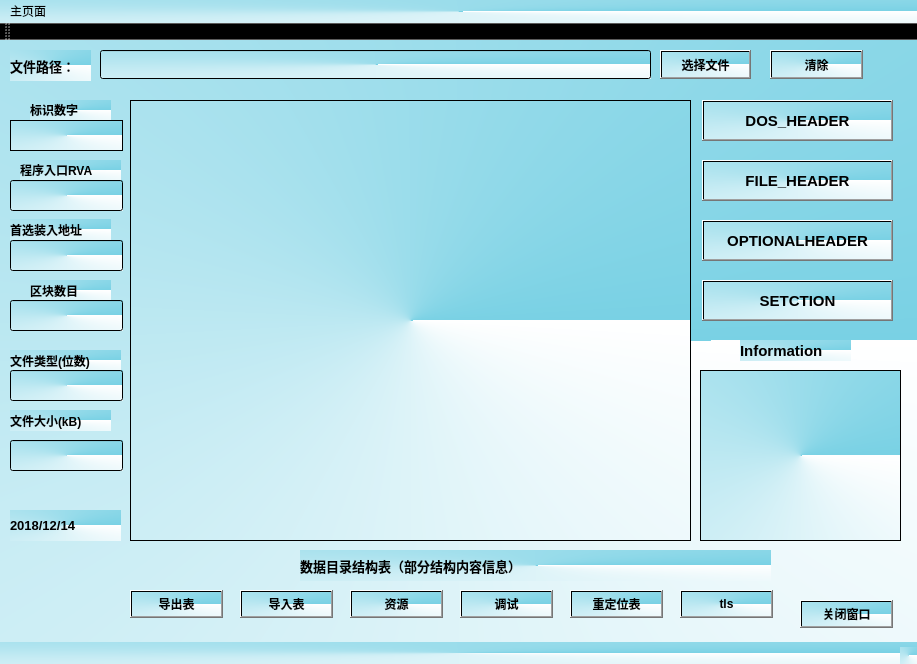
<?xml version="1.0" encoding="UTF-8"?>
<ui version="4.0">
 <class>PE_Widget</class>
 <widget class="QMainWindow" name="PE_Widget">
  <property name="windowModality">
   <enum>Qt::NonModal</enum>
  </property>
  <property name="geometry">
   <rect>
    <x>0</x>
    <y>0</y>
    <width>917</width>
    <height>664</height>
   </rect>
  </property>
  <property name="minimumSize">
   <size>
    <width>905</width>
    <height>632</height>
   </size>
  </property>
  <property name="maximumSize">
   <size>
    <width>920</width>
    <height>670</height>
   </size>
  </property>
  <property name="windowTitle">
   <string>PE_Widget</string>
  </property>
  <property name="styleSheet">
   <string notr="true">background-color: qconicalgradient(cx:0.5, cy:0.5, angle:0, stop:0 rgba(121, 209, 228, 255), stop:1 rgba(255, 255, 255, 255));</string>
  </property>
  <widget class="QWidget" name="centralWidget">
   <widget class="QLineEdit" name="lineEdit">
    <property name="geometry">
     <rect>
      <x>100</x>
      <y>10</y>
      <width>551</width>
      <height>29</height>
     </rect>
    </property>
    <property name="readOnly">
     <bool>true</bool>
    </property>
   </widget>
   <widget class="QPushButton" name="pushButton">
    <property name="geometry">
     <rect>
      <x>660</x>
      <y>10</y>
      <width>91</width>
      <height>29</height>
     </rect>
    </property>
    <property name="font">
     <font>
      <family>华文行楷</family>
      <weight>75</weight>
      <bold>true</bold>
     </font>
    </property>
    <property name="text">
     <string>选择文件</string>
    </property>
   </widget>
   <widget class="QPushButton" name="pushButton_2">
    <property name="geometry">
     <rect>
      <x>770</x>
      <y>10</y>
      <width>93</width>
      <height>29</height>
     </rect>
    </property>
    <property name="font">
     <font>
      <family>华文行楷</family>
      <weight>75</weight>
      <bold>true</bold>
     </font>
    </property>
    <property name="text">
     <string>清除</string>
    </property>
   </widget>
   <widget class="QLabel" name="label">
    <property name="geometry">
     <rect>
      <x>10</x>
      <y>10</y>
      <width>81</width>
      <height>31</height>
     </rect>
    </property>
    <property name="font">
     <font>
      <family>华文行楷</family>
      <pointsize>10</pointsize>
      <weight>75</weight>
      <bold>true</bold>
     </font>
    </property>
    <property name="text">
     <string>文件路径：</string>
    </property>
   </widget>
   <widget class="QTextEdit" name="textEdit">
    <property name="geometry">
     <rect>
      <x>130</x>
      <y>60</y>
      <width>561</width>
      <height>441</height>
     </rect>
    </property>
    <property name="font">
     <font>
      <pointsize>11</pointsize>
      <weight>75</weight>
      <bold>true</bold>
      <kerning>false</kerning>
     </font>
    </property>
    <property name="mouseTracking">
     <bool>true</bool>
    </property>
    <property name="tabletTracking">
     <bool>false</bool>
    </property>
    <property name="layoutDirection">
     <enum>Qt::LeftToRight</enum>
    </property>
    <property name="autoFillBackground">
     <bool>false</bool>
    </property>
    <property name="readOnly">
     <bool>true</bool>
    </property>
    <property name="cursorWidth">
     <number>1</number>
    </property>
   </widget>
   <widget class="QTextEdit" name="textEdit_2">
    <property name="geometry">
     <rect>
      <x>10</x>
      <y>80</y>
      <width>113</width>
      <height>31</height>
     </rect>
    </property>
    <property name="font">
     <font>
      <pointsize>10</pointsize>
      <weight>75</weight>
      <bold>true</bold>
     </font>
    </property>
    <property name="mouseTracking">
     <bool>true</bool>
    </property>
    <property name="readOnly">
     <bool>true</bool>
    </property>
   </widget>
   <widget class="QLabel" name="label_2">
    <property name="geometry">
     <rect>
      <x>30</x>
      <y>60</y>
      <width>81</width>
      <height>20</height>
     </rect>
    </property>
    <property name="font">
     <font>
      <weight>75</weight>
      <bold>true</bold>
     </font>
    </property>
    <property name="text">
     <string>标识数字</string>
    </property>
   </widget>
   <widget class="QPushButton" name="pushButton_3">
    <property name="geometry">
     <rect>
      <x>800</x>
      <y>560</y>
      <width>93</width>
      <height>28</height>
     </rect>
    </property>
    <property name="font">
     <font>
      <weight>75</weight>
      <bold>true</bold>
     </font>
    </property>
    <property name="text">
     <string>关闭窗口</string>
    </property>
   </widget>
   <widget class="QPushButton" name="pushButton_4">
    <property name="geometry">
     <rect>
      <x>702</x>
      <y>60</y>
      <width>191</width>
      <height>41</height>
     </rect>
    </property>
    <property name="font">
     <font>
      <pointsize>11</pointsize>
      <weight>75</weight>
      <bold>true</bold>
     </font>
    </property>
    <property name="layoutDirection">
     <enum>Qt::LeftToRight</enum>
    </property>
    <property name="text">
     <string>DOS_HEADER</string>
    </property>
   </widget>
   <widget class="QPushButton" name="pushButton_5">
    <property name="geometry">
     <rect>
      <x>702</x>
      <y>120</y>
      <width>191</width>
      <height>41</height>
     </rect>
    </property>
    <property name="font">
     <font>
      <pointsize>11</pointsize>
      <weight>75</weight>
      <bold>true</bold>
     </font>
    </property>
    <property name="text">
     <string>FILE_HEADER</string>
    </property>
   </widget>
   <widget class="QLineEdit" name="lineEdit_2">
    <property name="geometry">
     <rect>
      <x>10</x>
      <y>140</y>
      <width>113</width>
      <height>31</height>
     </rect>
    </property>
    <property name="font">
     <font>
      <pointsize>10</pointsize>
      <weight>75</weight>
      <bold>true</bold>
     </font>
    </property>
    <property name="layoutDirection">
     <enum>Qt::RightToLeft</enum>
    </property>
    <property name="readOnly">
     <bool>true</bool>
    </property>
   </widget>
   <widget class="QLabel" name="label_3">
    <property name="geometry">
     <rect>
      <x>20</x>
      <y>120</y>
      <width>101</width>
      <height>20</height>
     </rect>
    </property>
    <property name="font">
     <font>
      <weight>75</weight>
      <bold>true</bold>
     </font>
    </property>
    <property name="text">
     <string>程序入口RVA</string>
    </property>
   </widget>
   <widget class="QPushButton" name="pushButton_6">
    <property name="geometry">
     <rect>
      <x>702</x>
      <y>180</y>
      <width>191</width>
      <height>41</height>
     </rect>
    </property>
    <property name="font">
     <font>
      <pointsize>11</pointsize>
      <weight>75</weight>
      <bold>true</bold>
     </font>
    </property>
    <property name="text">
     <string>OPTIONALHEADER</string>
    </property>
   </widget>
   <widget class="QTextEdit" name="textEdit_1">
    <property name="geometry">
     <rect>
      <x>700</x>
      <y>330</y>
      <width>201</width>
      <height>171</height>
     </rect>
    </property>
    <property name="locale">
     <locale language="Chinese" country="China"/>
    </property>
    <property name="readOnly">
     <bool>true</bool>
    </property>
    <property name="html">
     <string>&lt;!DOCTYPE HTML PUBLIC &quot;-//W3C//DTD HTML 4.0//EN&quot; &quot;http://www.w3.org/TR/REC-html40/strict.dtd&quot;&gt;
&lt;html&gt;&lt;head&gt;&lt;meta name=&quot;qrichtext&quot; content=&quot;1&quot; /&gt;&lt;style type=&quot;text/css&quot;&gt;
p, li { white-space: pre-wrap; }
&lt;/style&gt;&lt;/head&gt;&lt;body style=&quot; font-family:'SimSun'; font-size:9pt; font-weight:400; font-style:normal;&quot;&gt;
&lt;p style=&quot;-qt-paragraph-type:empty; margin-top:12px; margin-bottom:12px; margin-left:0px; margin-right:0px; -qt-block-indent:0; text-indent:0px;&quot;&gt;&lt;br /&gt;&lt;/p&gt;&lt;/body&gt;&lt;/html&gt;</string>
    </property>
   </widget>
   <widget class="QLabel" name="label_4">
    <property name="geometry">
     <rect>
      <x>740</x>
      <y>300</y>
      <width>111</width>
      <height>21</height>
     </rect>
    </property>
    <property name="font">
     <font>
      <pointsize>11</pointsize>
      <weight>75</weight>
      <bold>true</bold>
     </font>
    </property>
    <property name="text">
     <string>Information</string>
    </property>
   </widget>
   <widget class="QLineEdit" name="lineEdit_3">
    <property name="geometry">
     <rect>
      <x>10</x>
      <y>200</y>
      <width>113</width>
      <height>31</height>
     </rect>
    </property>
    <property name="font">
     <font>
      <pointsize>10</pointsize>
      <weight>75</weight>
      <bold>true</bold>
     </font>
    </property>
    <property name="layoutDirection">
     <enum>Qt::RightToLeft</enum>
    </property>
    <property name="readOnly">
     <bool>true</bool>
    </property>
   </widget>
   <widget class="QLabel" name="label_5">
    <property name="geometry">
     <rect>
      <x>10</x>
      <y>179</y>
      <width>101</width>
      <height>21</height>
     </rect>
    </property>
    <property name="font">
     <font>
      <weight>75</weight>
      <bold>true</bold>
     </font>
    </property>
    <property name="text">
     <string>首选装入地址</string>
    </property>
   </widget>
   <widget class="QPushButton" name="pushButton_7">
    <property name="geometry">
     <rect>
      <x>702</x>
      <y>240</y>
      <width>191</width>
      <height>41</height>
     </rect>
    </property>
    <property name="font">
     <font>
      <pointsize>11</pointsize>
      <weight>75</weight>
      <bold>true</bold>
     </font>
    </property>
    <property name="text">
     <string>SETCTION</string>
    </property>
   </widget>
   <widget class="QPushButton" name="pushButton_8">
    <property name="geometry">
     <rect>
      <x>240</x>
      <y>550</y>
      <width>93</width>
      <height>28</height>
     </rect>
    </property>
    <property name="font">
     <font>
      <weight>75</weight>
      <bold>true</bold>
     </font>
    </property>
    <property name="text">
     <string>导入表</string>
    </property>
   </widget>
   <widget class="QPushButton" name="pushButton_9">
    <property name="geometry">
     <rect>
      <x>350</x>
      <y>550</y>
      <width>93</width>
      <height>28</height>
     </rect>
    </property>
    <property name="font">
     <font>
      <weight>75</weight>
      <bold>true</bold>
     </font>
    </property>
    <property name="text">
     <string>资源</string>
    </property>
   </widget>
   <widget class="QPushButton" name="pushButton_10">
    <property name="geometry">
     <rect>
      <x>460</x>
      <y>550</y>
      <width>93</width>
      <height>28</height>
     </rect>
    </property>
    <property name="font">
     <font>
      <weight>75</weight>
      <bold>true</bold>
     </font>
    </property>
    <property name="text">
     <string>调试</string>
    </property>
   </widget>
   <widget class="QPushButton" name="pushButton_11">
    <property name="geometry">
     <rect>
      <x>570</x>
      <y>550</y>
      <width>93</width>
      <height>28</height>
     </rect>
    </property>
    <property name="font">
     <font>
      <weight>75</weight>
      <bold>true</bold>
     </font>
    </property>
    <property name="text">
     <string>重定位表</string>
    </property>
   </widget>
   <widget class="QPushButton" name="pushButton_12">
    <property name="geometry">
     <rect>
      <x>680</x>
      <y>550</y>
      <width>93</width>
      <height>28</height>
     </rect>
    </property>
    <property name="font">
     <font>
      <weight>75</weight>
      <bold>true</bold>
     </font>
    </property>
    <property name="text">
     <string>tls</string>
    </property>
   </widget>
   <widget class="QPushButton" name="pushButton_13">
    <property name="geometry">
     <rect>
      <x>130</x>
      <y>550</y>
      <width>93</width>
      <height>28</height>
     </rect>
    </property>
    <property name="font">
     <font>
      <weight>75</weight>
      <bold>true</bold>
     </font>
    </property>
    <property name="text">
     <string>导出表</string>
    </property>
   </widget>
   <widget class="QLabel" name="label_6">
    <property name="geometry">
     <rect>
      <x>300</x>
      <y>510</y>
      <width>471</width>
      <height>31</height>
     </rect>
    </property>
    <property name="font">
     <font>
      <pointsize>10</pointsize>
      <weight>75</weight>
      <bold>true</bold>
     </font>
    </property>
    <property name="text">
     <string>数据目录结构表（部分结构内容信息）</string>
    </property>
   </widget>
   <widget class="QLabel" name="label_7">
    <property name="geometry">
     <rect>
      <x>30</x>
      <y>240</y>
      <width>81</width>
      <height>21</height>
     </rect>
    </property>
    <property name="font">
     <font>
      <weight>75</weight>
      <bold>true</bold>
     </font>
    </property>
    <property name="text">
     <string>区块数目</string>
    </property>
   </widget>
   <widget class="QLineEdit" name="lineEdit_4">
    <property name="geometry">
     <rect>
      <x>10</x>
      <y>260</y>
      <width>113</width>
      <height>31</height>
     </rect>
    </property>
    <property name="font">
     <font>
      <pointsize>10</pointsize>
      <weight>75</weight>
      <bold>true</bold>
     </font>
    </property>
    <property name="readOnly">
     <bool>true</bool>
    </property>
   </widget>
   <widget class="QLabel" name="label_8">
    <property name="geometry">
     <rect>
      <x>10</x>
      <y>310</y>
      <width>111</width>
      <height>21</height>
     </rect>
    </property>
    <property name="font">
     <font>
      <weight>75</weight>
      <bold>true</bold>
     </font>
    </property>
    <property name="text">
     <string>文件类型(位数)</string>
    </property>
   </widget>
   <widget class="QLineEdit" name="lineEdit_5">
    <property name="geometry">
     <rect>
      <x>10</x>
      <y>330</y>
      <width>113</width>
      <height>31</height>
     </rect>
    </property>
    <property name="font">
     <font>
      <pointsize>10</pointsize>
      <weight>75</weight>
      <bold>true</bold>
     </font>
    </property>
    <property name="readOnly">
     <bool>true</bool>
    </property>
   </widget>
   <widget class="QLabel" name="label_9">
    <property name="geometry">
     <rect>
      <x>10</x>
      <y>370</y>
      <width>101</width>
      <height>21</height>
     </rect>
    </property>
    <property name="font">
     <font>
      <weight>75</weight>
      <bold>true</bold>
     </font>
    </property>
    <property name="text">
     <string>文件大小(kB)</string>
    </property>
   </widget>
   <widget class="QLineEdit" name="lineEdit_6">
    <property name="geometry">
     <rect>
      <x>10</x>
      <y>400</y>
      <width>113</width>
      <height>31</height>
     </rect>
    </property>
    <property name="font">
     <font>
      <pointsize>10</pointsize>
      <weight>75</weight>
      <bold>true</bold>
     </font>
    </property>
    <property name="readOnly">
     <bool>true</bool>
    </property>
   </widget>
   <widget class="QLabel" name="label_10">
    <property name="geometry">
     <rect>
      <x>10</x>
      <y>470</y>
      <width>111</width>
      <height>31</height>
     </rect>
    </property>
    <property name="font">
     <font>
      <pointsize>10</pointsize>
      <weight>75</weight>
      <bold>true</bold>
     </font>
    </property>
    <property name="text">
     <string>2018/12/14</string>
    </property>
   </widget>
  </widget>
  <widget class="QMenuBar" name="menuBar">
   <property name="geometry">
    <rect>
     <x>0</x>
     <y>0</y>
     <width>917</width>
     <height>26</height>
    </rect>
   </property>
   <widget class="QMenu" name="menu12">
    <property name="title">
     <string>主页面</string>
    </property>
   </widget>
   <addaction name="menu12"/>
  </widget>
  <widget class="QToolBar" name="mainToolBar">
   <attribute name="toolBarArea">
    <enum>TopToolBarArea</enum>
   </attribute>
   <attribute name="toolBarBreak">
    <bool>false</bool>
   </attribute>
  </widget>
  <widget class="QStatusBar" name="statusBar"/>
 </widget>
 <layoutdefault spacing="6" margin="11"/>
 <resources/>
 <connections>
  <connection>
   <sender>pushButton_2</sender>
   <signal>clicked()</signal>
   <receiver>lineEdit</receiver>
   <slot>clear()</slot>
   <hints>
    <hint type="sourcelabel">
     <x>756</x>
     <y>64</y>
    </hint>
    <hint type="destinationlabel">
     <x>634</x>
     <y>65</y>
    </hint>
   </hints>
  </connection>
  <connection>
   <sender>pushButton_3</sender>
   <signal>clicked()</signal>
   <receiver>PE_Widget</receiver>
   <slot>close()</slot>
   <hints>
    <hint type="sourcelabel">
     <x>805</x>
     <y>587</y>
    </hint>
    <hint type="destinationlabel">
     <x>790</x>
     <y>570</y>
    </hint>
   </hints>
  </connection>
 </connections>
</ui>
